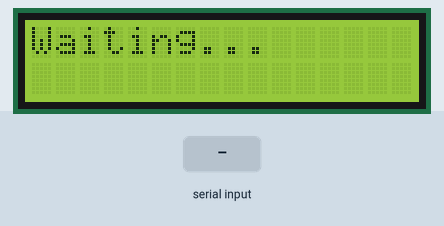
This sketch was run on a simulated Arduino Uno, built with avr-gcc and run on an emulated ATmega328P. Parts: 16×2 character LCD. The inputs (shaded band) are chosen by the test bench.

Above: at 1.2 s.
1.3 s: "A" received over Serial
At 1.7 s:
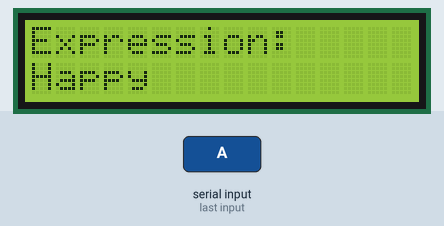
2.8 s: "B" received over Serial
At 4.0 s:
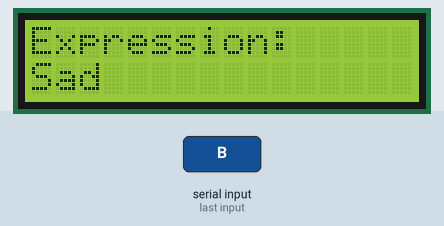
4.3 s: "1" received over Serial
At 5.3 s:
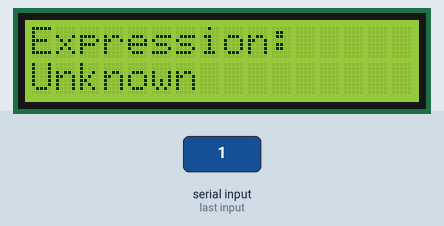
Timing chart, 0 to 7.3 s (numbered marks = the images above; inputs shaded):
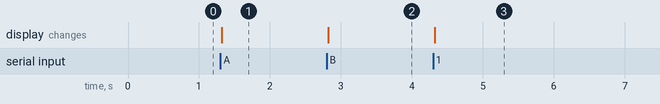

Measured:
- after the input at 1.3 s, the display: changes at once (image 1)
- after the input at 2.8 s, the display: changes at once (image 2)
- after the input at 4.3 s, the display: changes at once (image 3)

The sketch:

LiquidCrystal_I2C.ino
```cpp
#include <Wire.h>
#include <LiquidCrystal_I2C.h>

LiquidCrystal_I2C lcd(0x27, 16, 2);

void setup() {
  Serial.begin(9600);
  lcd.init();
  lcd.backlight();
  lcd.clear();
  lcd.setCursor(0, 0);
  lcd.print("Waiting...");
}

void loop() {
  if (Serial.available() > 0) {
    char c = Serial.read();
    lcd.clear();
    lcd.setCursor(0, 0);
    lcd.print("Expression:");
    lcd.setCursor(0, 1);

    if (c == 'A') {
      lcd.print("Happy");
    } else if (c == 'B') {
      lcd.print("Sad");
    } else {
      lcd.print("Unknown");
    }
  }
}
```
